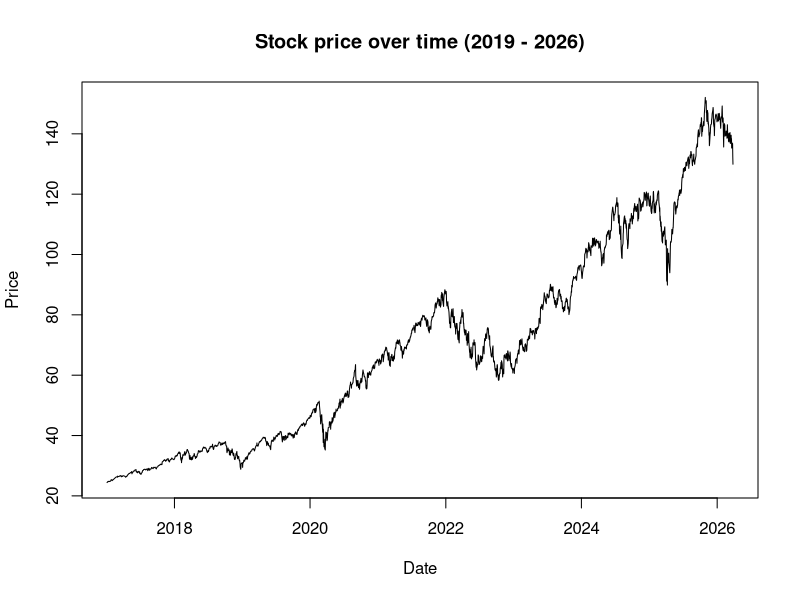
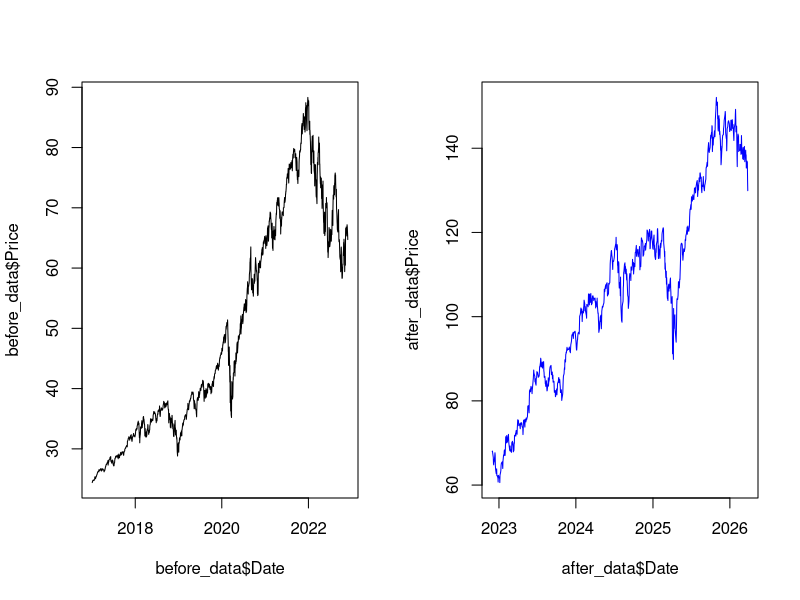
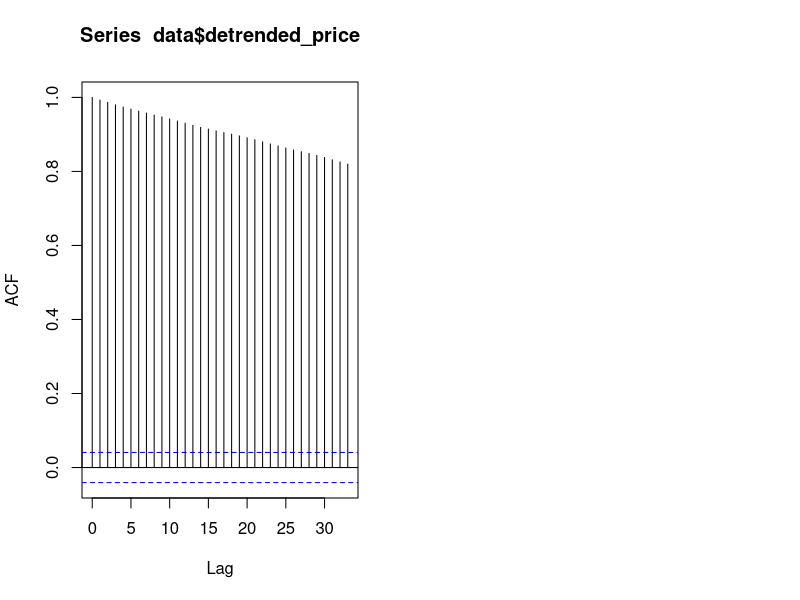
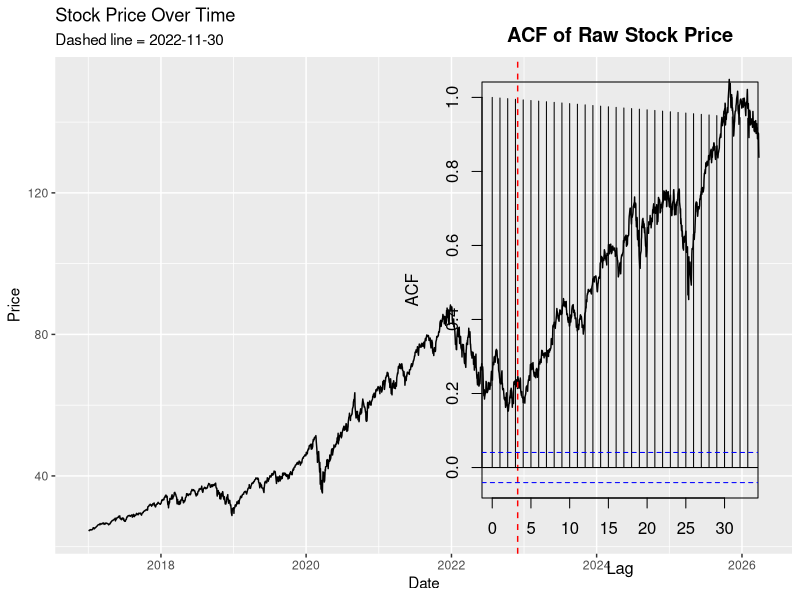
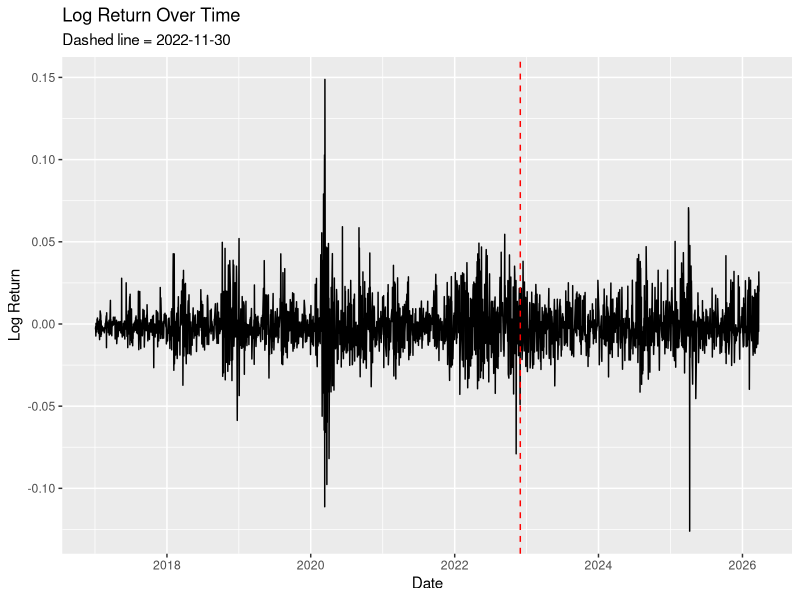
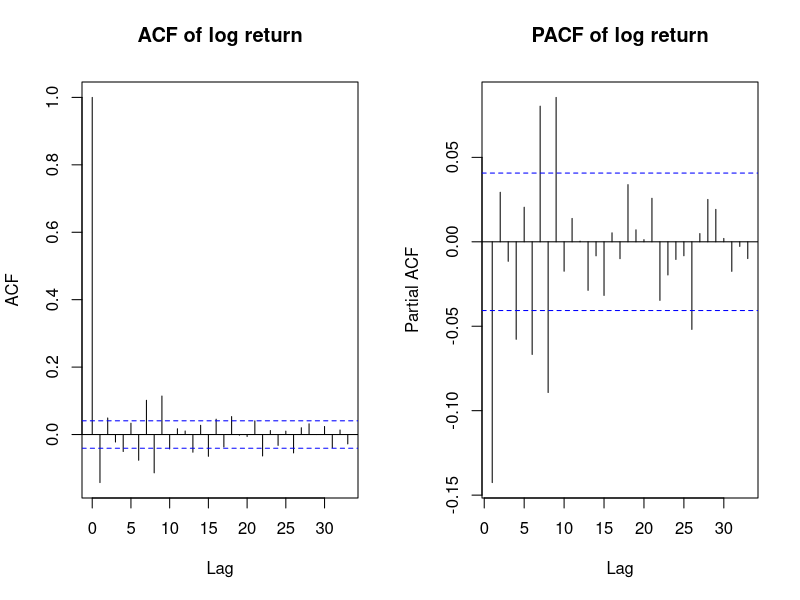
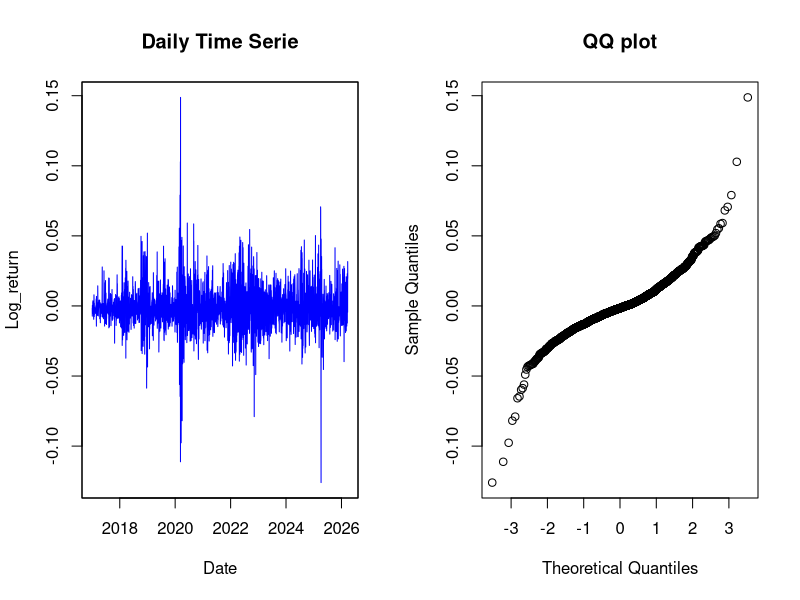
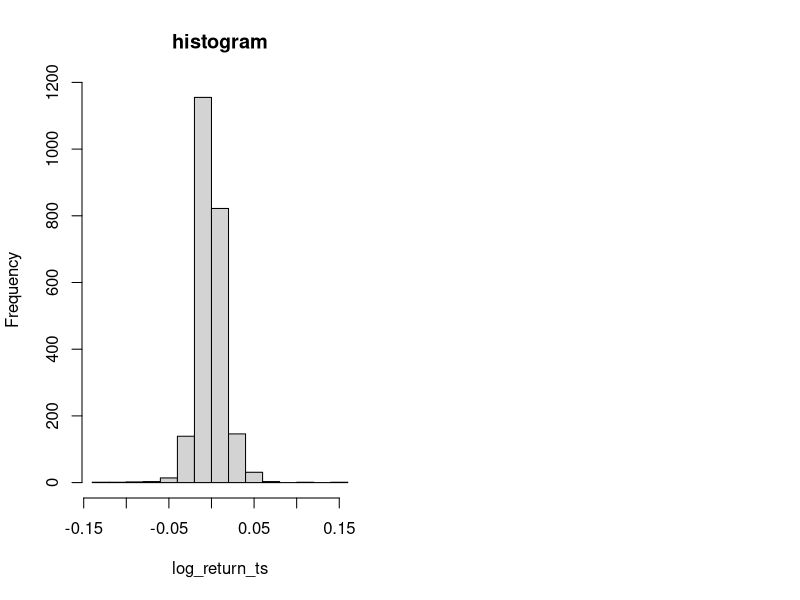

The R source for these figures, in order:
## ---- chunk 1
#packages
library("tidyverse")
library("ggplot2")
library("dplyr")
library("knitr")
## ---- chunk 2
#load data
data <- read.csv("XLK ETF Stock Price History.csv")
## ---- chunk 3
# change date 
data$Date <- as.Date(data$Date, format = "%m/%d/%Y") 
data <- data |>
  filter(trimws(Vol.) != "")
## ---- chunk 4
#split into two time frames
cutoff <- as.Date("2022-11-30")
before_data <- data[data$Date < cutoff, ]
after_data  <- data[data$Date >= cutoff, ]
## ---- chunk 5
plot(data$Date, data$Price, type = "l", xlab="Date", ylab="Price", main = "Stock price over time (2019 - 2026)")
## ---- chunk 6
par(mfrow = c(1,2))
plot(before_data$Date, before_data$Price, type = "l")
plot(after_data$Date, after_data$Price, type = "l", col = "blue")
## ---- chunk 7
#detrend
model_data <- data.frame(
  t = 1:nrow(data),
  y = data$Price
)

fit <- lm(y ~ t, data = model_data)
data$detrended_price <- resid(fit)
acf(data$detrended_price)
## ---- chunk 8
#| label: tbl-price
#| echo: false
#| message: false
#| warning: false
data |>
  summarise(
    mean_price = mean(Price, na.rm = TRUE),
    sd_price = sd(Price, na.rm = TRUE),
    min_price = min(Price, na.rm = TRUE),
    max_price = max(Price, na.rm = TRUE)
  ) |>
  kable(caption = "Summary Statistics of Stock Price")
## ---- chunk 9
#| label: fig-raw
#| eval: true
#| echo: false
#| message: false
#| warning: false
ggplot(data, aes(Date, Price)) +
  geom_line() +
  geom_vline(xintercept = cutoff, linetype = "dashed", color = "red") +
  labs(title = "Stock Price Over Time", subtitle = "Dashed line = 2022-11-30")
## ---- chunk 10
#| label: fig-rawacf
#| eval: true
#| echo: false
#| message: false
#| warning: false
acf(data$Price, main="ACF of Raw Stock Price")
## ---- chunk 11
#| eval: true
#| echo: false
#| message: false
#| warning: false
 # log return the raw data
data <- data |>
  mutate(log_price = log(Price),
         log_return = c(NA, diff(log_price)))

before_data <- data |> filter(Date < cutoff)
after_data  <- data |> filter(Date >= cutoff)
## ---- chunk 12
#| label: fig-logreturn
#| eval: true
#| echo: false
#| message: false
#| warning: false
ggplot(data, aes(x = Date, y = log_return)) +
  geom_line() +
  geom_vline(xintercept = cutoff, linetype = "dashed", color ="red") +
  labs(title = "Log Return Over Time",
       subtitle = "Dashed line = 2022-11-30",
       x = "Date", y = "Log Return")
## ---- chunk 13
#| label: fig-logacf
#| eval: true
#| echo: false
#| message: false
#| warning: false
acf(na.omit(data$log_return), main="ACF of log return")
## ---- chunk 14
#| label: tbl-log-return
#| tbl-cap: "Summary Statistics of Stock Price"
#| echo: false
#| message: false
#| warning: false
data |>
  mutate(period = ifelse(Date < cutoff, "Before", "After")) |>
  summarise(
    Mean_Return = mean(log_return, na.rm = TRUE),
    SD_Return = sd(log_return, na.rm = TRUE),
    .by = period
  ) |>
  mutate(
    Mean_Return = round(Mean_Return, 5),
    SD_Return = round(SD_Return, 5)
  ) |>
  kable()
## ---- chunk 15
#| label: fig-pacf
#| eval: true
#| echo: false
#| message: false
#| warning: false
pacf(na.omit(data$log_return), main="PACF of log return")
## ---- chunk 16
#| eval: true
#| echo: false
#| message: false
#| warning: false
#AR(1)
AR1 = arima(data$log_return, order = c(1,0,0))
print(AR1)
## ---- chunk 17
#| eval: true
#| echo: false
#| message: false
#| warning: false
#MA(1)
MA1 = arima(data$log_return, order = c(0,0,1))
print(MA1)
## ---- chunk 18
#| eval: true
#| echo: false
#| message: false
#| warning: false
#ARMA(1,1)
ARMA1 = arima(data$log_return, order = c(1,0,1))
print(ARMA1)
## ---- chunk 19
#| label: tbl-model-comparison
#| tbl-cap: "Comparison of AR(1), MA(1), and ARMA(1,1) Models"
#| eval: true
#| echo: false
#| message: false
#| warning: false

library(knitr)

model_table <- data.frame(
  Model = c("AR(1)", "MA(1)", "ARMA(1,1)"),
  Coefficients = c("ar1 = -0.1426",
                   "ma1 = -0.1337",
                   "ar1 = -0.3122, ma1 = 0.1725"),
  AIC = c(-12712.45, -12709.25, -12712.34)
)

kable(model_table, digits = 5)
## ---- chunk 20
library(zoo)
library(lubridate) 
# [Link: Stack Overflow https://stackoverflow.com/questions/18755643/time-series-analysis-with-r-how-to-deal-with-daily-data]

# Create a zoo object
log_return_ts <- zoo(data$log_return, order.by = data$Date[-1])

#remove NA
log_return_ts <- na.omit(log_return_ts)

# Plot the time series
plot(log_return_ts, main = "Daily Time Serie", xlab = "Date", ylab = "Log_return", type = "l", col = "blue")
## ---- chunk 21
x_train1 <- log_return_ts[index(log_return_ts) <= as.Date("2022-11-30")]
x_test1 <- log_return_ts[index(log_return_ts) > as.Date("2022-11-30")]

#forecasts
x_mean1 <- rep(mean(x_train1), length(x_test1)) #mean
x_naive1 <- rep(tail(x_train1,1), length(x_test1)) #naive
x_seasonal1 <- rep(c(tail(x_train1, 4)), length(x_test1)) #seasonal

# forecast errors
mean_errors1 <- x_test1 - x_mean1
naive_errors1 <- x_test1 - x_naive1
seasonal_errors1 <- x_test1 - x_seasonal1

# MAE(Scale-dependent Errors)
mean_MAE1 <- mean(abs(mean_errors1), na.rm = TRUE)
naive_MAE1 <- mean(abs(naive_errors1), na.rm = TRUE)
seasonal_MAE1 <- mean(abs(seasonal_errors1), na.rm = TRUE)

#RMSE
mean_RMSE1 <- sqrt(mean(mean_errors1^2, na.rm = TRUE))
naive_RMSE1 <- sqrt(mean(naive_errors1^2, na.rm = TRUE))
seasonal_RMSE1 <- sqrt(mean(seasonal_errors1^2, na.rm = TRUE))


## ---- chunk 22
cat("MAE - Mean Forecast:     ", mean_MAE1, "\n")
cat("MAE - Naive Forecast:    ", naive_MAE1, "\n")
cat("MAE - Seasonal Forecast: ", seasonal_MAE1, "\n\n")

cat("RMSE - Mean Forecast:     ", mean_RMSE1, "\n")
cat("RMSE - Naive Forecast:    ", naive_RMSE1, "\n")
cat("RMSE - Seasonal Forecast: ", seasonal_RMSE1, "\n")
## ---- chunk 23
#| label: tbl-forecast_errors
#| eval: true
#| echo: false
#| message: false
#| warning: false

forecast_table <- data.frame(
  Method = c("Mean", "Naive", "Seasonal"),
  MAE = c(mean_MAE1, naive_MAE1, seasonal_MAE1),
  RMSE = c(mean_RMSE1, naive_RMSE1, seasonal_RMSE1)
)

kable(forecast_table, digits = 5, caption = "Forecast Errors")
## ---- chunk 24
# entire data set 2017/1/3 - 2026/3/27

2321*0.2 # 464 2024-05-21

x_train2 <- log_return_ts[index(log_return_ts) <= as.Date("2024-05-21")]
x_test2 <- log_return_ts[index(log_return_ts) > as.Date("2024-05-21")]

#forecasts
x_mean2 <- rep(mean(x_train2), length(x_test2)) #mean
x_naive2 <- rep(tail(x_train2,1), length(x_test2)) #naive
x_seasonal2 <- rep(c(tail(x_train2, 4)), length(x_test2)) #seasonal

# forecast errors
mean_errors2 <- x_test2 - x_mean2
naive_errors2 <- x_test2 - x_naive2
seasonal_errors2 <- x_test2 - x_seasonal2

# MAE(Scale-dependent Errors)
mean_MAE2 <- mean(abs(mean_errors2), na.rm = TRUE)
naive_MAE2 <- mean(abs(naive_errors2), na.rm = TRUE)
seasonal_MAE2 <- mean(abs(seasonal_errors2), na.rm = TRUE)

#RMSE
mean_RMSE2 <- sqrt(mean(mean_errors2^2, na.rm = TRUE))
naive_RMSE2 <- sqrt(mean(naive_errors2^2, na.rm = TRUE))
seasonal_RMSE2 <- sqrt(mean(seasonal_errors2^2, na.rm = TRUE))

## ---- chunk 25
# problem here with MAPE b/c our data is around 0, so it blew up
valid <- x_test2 != 0 & !is.na(x_test2)

# percentage error
mean_p_error <- 100*mean_errors2/x_test2[valid]
naive_p_error <- 100*naive_errors2/x_test2[valid]
seasonal_p_error <- 100*seasonal_errors2/x_test2[valid]

#mean absolute percentage error
mean_MAPE <- mean(abs(mean_p_error), na.rm = TRUE)
naive_MAPE <- mean(abs(naive_p_error), na.rm = TRUE)
seasonal_MAPE <- mean(abs(seasonal_p_error), na.rm = TRUE)
## ---- chunk 26
#| label: tbl-forecast_errors_full
#| eval: true
#| echo: false
#| message: false
#| warning: false

forecast_table <- data.frame(
  Method = c("Mean", "Naive", "Seasonal"),
  MAE = c(mean_MAE2, naive_MAE2, seasonal_MAE2),
  RMSE = c(mean_RMSE2, naive_RMSE2, seasonal_RMSE2)
)

kable(forecast_table, digits = 5, caption = "Forecast Errors-full model")
## ---- chunk 27
qqnorm(log_return_ts, main = "QQ plot")

hist(log_return_ts, main = "histogram")
## ---- chunk 28
#prediction interval
forecast_time <- time(x_test2)
forecast <- x_mean2 

alpha <- 0.05
sigma <- sqrt(sum((log_return_ts - mean(log_return_ts))^2) / 
              (length(log_return_ts) - 1))
c <- qnorm(1-alpha/2)
sigma_h <- sigma*sqrt(1:length(forecast_time))
LB <- forecast - c*sigma_h
UB <- forecast + c*sigma_h

original_data <- data.frame(points = c(log_return_ts), time = c(time(log_return_ts)))

forecast_data <- data.frame(points = forecast, time = forecast_time, LB = LB, UB = UB)

ggplot(data = original_data, aes(x = time, y = points)) + geom_line( ) +
  ylab("Log Returns") + 
  geom_line(data = forecast_data, aes(x = time, y = points), colour = "blue") + 
  geom_ribbon(data = forecast_data, aes(x = time, ymin = LB, ymax = UB), 
              fill = "lightblue", alpha = 0.5)
